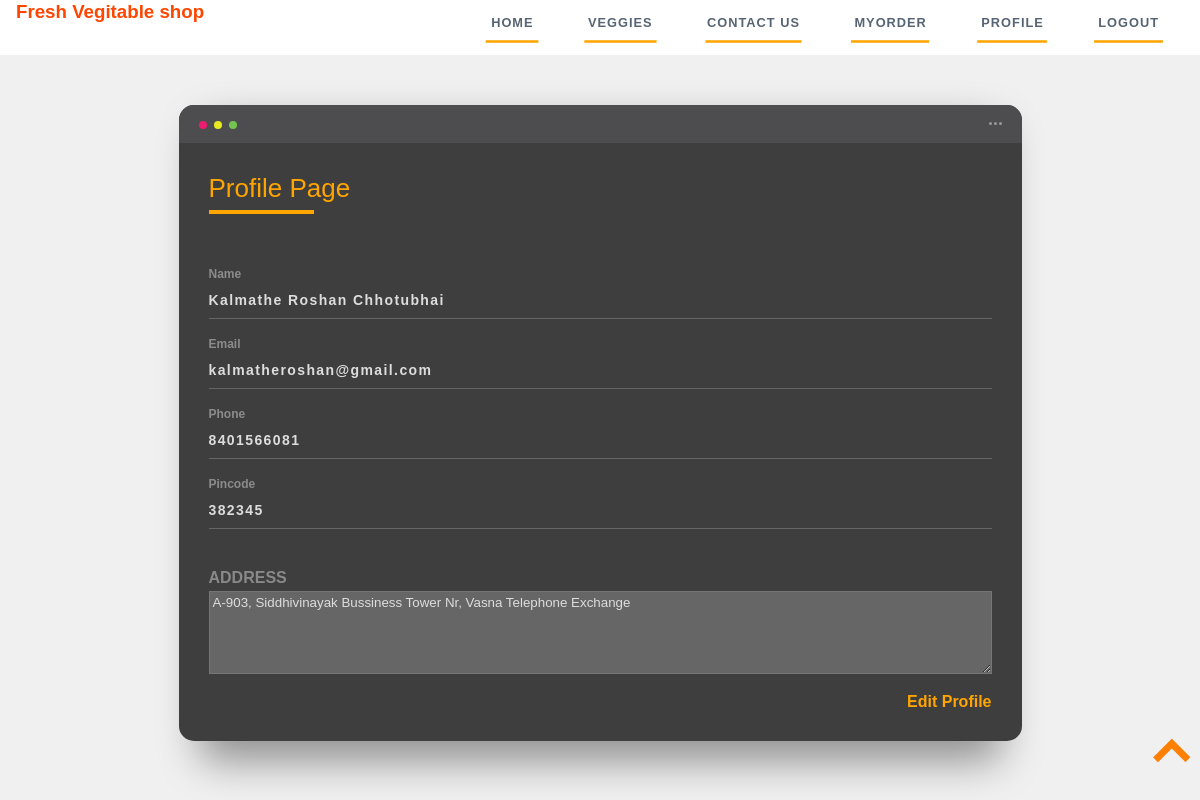
The page /profile/ (signed in) on the database its author committed.
### app1/models.py (models this page shows, shortened)
class Userregister(models.Model):
    name = models.CharField(max_length=200)
    email= models.EmailField()
    Number = models.IntegerField()
    address = models.TextField()
    pincode = models.IntegerField(default=0)
    password = models.CharField(max_length=20)

### app1/views.py (the view)
# urls.py: path('profile/',profile,name='profile'),
def profile(request):
    if 'email' in request.session:
        user = Userregister.objects.get(email = request.session['email'] )
        return render(request,'profile.html',{'user':user})
    else:
      return redirect('login')

### app1/TEMPLATES/profile.html (shortened to what this page needs)
{% extends 'base.html' %}
{%block abc%}
<!DOCTYPE html>
<html lang="en">
<head>
</head>
<body>
    <div class="background">
        <div class="contact_us">
            <div class="screen">
                <div class="screen-header">
                    <div class="screen-header-left">
                        <div class="screen-header-button close"></div>
                        <div class="screen-header-button maximize"></div>
                        <div class="screen-header-button minimize"></div>
                    </div>
                    <div class="screen-header-right">
                        <div class="screen-header-ellipsis"></div>
                        <div class="screen-header-ellipsis"></div>
                        <div class="screen-header-ellipsis"></div>
                    </div>
                </div>
                <div class="screen-body">
                    <div class="screen-body-item left">
                        <div class="app-title">
                            <span>Profile Page</span>
                        </div>
                    </div>
                    <div class="screen-body-item">
                        <div class="app-form">
                            <form method="post">
                                <div class="app-form-group">
                                    <label class="small_caps" for="name">Name </label>
                                    <input class="app-form-control" name="name" placeholder="NAME" type="name" value="{{user.name}}" readonly>
                                </div>
                                <div class="app-form-group">
                                    <label class="small_caps" for="email">Email</label>
                                    <input class="app-form-control" name="email" placeholder="EMAIL" type="email" value="{{user.email}}" readonly>
                                </div>
                                <div class="app-form-group">
                                    <label class="small_caps" for="phone">Phone</label>
                                    <input class="app-form-control" name="phone" placeholder="CONTACT NO" type="number" value="{{user.Number}}" readonly>
                                </div>
                                <div class="app-form-group">
                                    <label class="small_caps" for="pincode">Pincode</label>
                                    <input class="app-form-control" name="pincode" placeholder="Pincode" type="number" value="{{user.pincode}}" readonly>
                                </div>
                                <div class="app-form-group message">
                                    <p style="color: #8a8989; margin-bottom: 4px; font-weight: 700;">ADDRESS</p>
                                    <textarea name="address" id="message" cols="95" rows="5" readonly
                                        style="background: #666; outline: 0; color: #ddd; padding: 3px;">{{user.address}}</textarea>
                                </div>
                                <div class="app-form-group buttons">
                                    <a href="{% url 'editprofile' %}" style="color:orange; font-weight:900;">
                                        Edit Profile
                                    </a>
                                </div>
                            </form>
                        </div>
                    </div>
                </div>
            </div>
        </div>
    </div>
</body>
</html>
{% endblock %}

### app1/TEMPLATES/base.html (style rules this page uses)
* { padding: 0; margin: 0; box-sizing: border-box; font-family: 'Poppins', sans-serif; }
a { text-decoration: none; color: inherit; }
body { font-family: Arial, sans-serif; margin: 0; padding: 0; background-color: #f0f0f0; }
*, *:after, *::before { -webkit-box-sizing: border-box; -moz-box-sizing: border-box; box-sizing: border-box; }
body { font-family: 'Raleway', sans-serif; }

### app1/TEMPLATES/profile.html (style rules this page uses)
*, *:before, *:after { box-sizing: border-box; -webkit-font-smoothing: antialiased; -moz-osx-font-smoothing: grayscale; }
button, input { font-family: 'Montserrat', sans-serif; font-weight: 700; letter-spacing: 1.4px; }
.background { display: flex; min-height: 60vh; margin-top: 5vh; }
.contact_us { flex: 0 1 700px; margin: auto; padding: 10px; }
.screen { position: relative; background: #3e3e3e; border-radius: 15px; }
.screen:after { content: ''; display: block; position: absolute; top: 0; left: 20px; right: 20px; bottom: 0; border-radius: 15px; box-shadow: 0 20px 40px rgba(0, 0, 0, .4); z-index: -1; }
.screen-header { display: flex; align-items: center; padding: 10px 20px; background: #4d4d4f; border-top-left-radius: 15px; border-top-right-radius: 15px; }
.screen-header-left { margin-right: auto; }
.screen-header-button { display: inline-block; width: 8px; height: 8px; margin-right: 3px; border-radius: 8px; background: white; }
.screen-header-button.close { background: #ed1c6f; }
.screen-header-button.maximize { background: #e8e925; }
.screen-header-button.minimize { background: #74c54f; }
.screen-header-right { display: flex; }
.screen-header-ellipsis { width: 3px; height: 3px; margin-left: 2px; border-radius: 8px; background: #999; }
.screen-body { display: flex; flex-direction: column; }
.screen-body-item { flex: 1; padding: 30px; }
.screen-body-item.left { display: flex; flex-direction: column; }
.app-title { display: flex; flex-direction: column; position: relative; color: orange; font-size: 26px; }
.app-title:after { content: ''; display: block; position: absolute; left: 0; bottom: -10px; width: 105px; height: 4px; background: orange; }
.app-form-group { margin-bottom: 15px; }
.app-form-group.message { margin-top: 40px; }
.app-form-group.buttons { margin-bottom: 0; text-align: right; }
.app-form-control { width: 100%; padding: 10px 0; background: none; border: none; border-bottom: 1px solid #666; color: #ddd; font-size: 14px; outline: none; transition: border-color .2s; }
.app-form-control::placeholder { color: #666; }
.small_caps { color: rgb(140, 140, 140); font-weight:700; font-size: 12px; }

### rows shown on the page
Userregister: name "Kalmathe Roshan Chhotubhai", email "kalmatheroshan@gmail.com", phone "8401566081", pincode "382345", address "A-903, Siddhivinayak Bussiness Tower Nr, Vasna Telephone Exchange"
